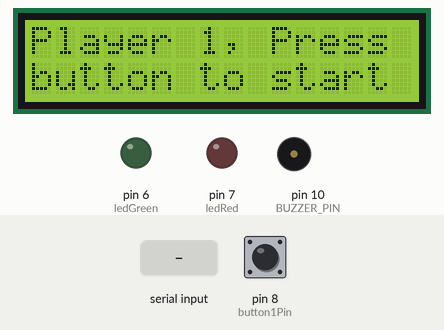
This sketch was run on a simulated Arduino Uno, built with avr-gcc and run on an emulated ATmega328P. Parts: 16×2 character LCD, output pins drawn as LEDs (lit = HIGH), buzzer (waves = sounding). The test bench sets the inputs (shaded band); at power-on: pin 8 (button1Pin) LOW. What the sketch prints to the serial monitor is not drawn.

Above: at 1.2 s.
1.3 s: pin 8 (button1Pin) pulled HIGH for 0.15 s
At 2.5 s:
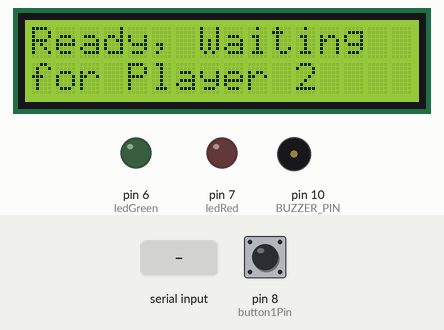
2.9 s: byte 1 (1) received over Serial
At 3.7 s:
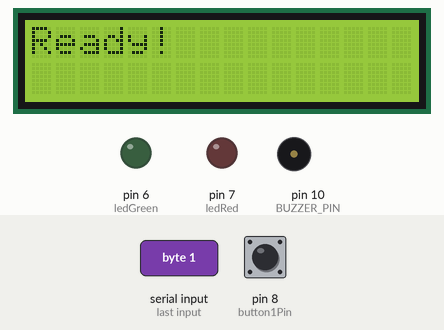
5.9 s: byte 3 (3) received over Serial
At 8.2 s:
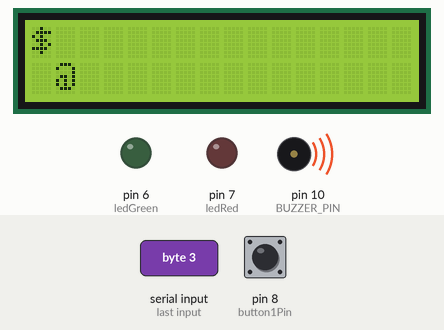
8.9 s: pin 8 (button1Pin) pulled HIGH for 1 s
At 9.5 s:
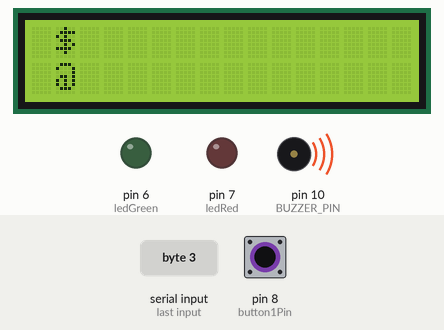
11.4 s: pin 8 (button1Pin) pulsed HIGH 5 times (0.12 s each, 0.3 s apart)
At 13.1 s:
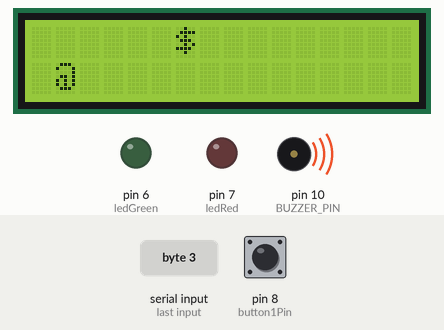
Timing chart, 0 to 14.6 s (numbered marks = the images above; inputs shaded):
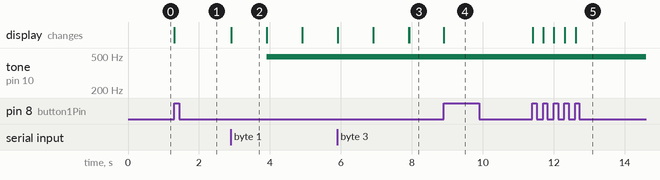

The sketch:

lab6master.ino
```cpp
/*
   1- Author1: Omkarnath Halleppanawar - 665916886
    - Author2: Raj Patel - 661964457
   2- Lab: Lab 6 - Serial Communication
   3- Description:
   a) In your own words, what is this code supposed to do? A racing game that is implemented on 2 separate arduinos.
   This is the slave code that listens for input from the other master program in order to move the players.
   This code also sends each move to the other arduino so the other arduino can display the moves in sync.
   b) Raj and I each wired one breadboard separately, and we wrote the code
   for master and slave together at the same time

   4- Serial Communication: describe how serial communication works in this lab. (include in this description the pin numbers you used)
    In this lab we connected the 2 arduinos using the serial ports TX and RX. TX for one arduino is connected to RX
    for the other arduino and vice versa. One arduino will send data using Serial.write() and the other arduino will
    read the data using Serial.read() and vice versa.

   5- References: no references used
   6- Demo: in-person demonstration Judhajit 10:11 AM 4/3/2023
*/

// master code
#include <LiquidCrystal.h>
#include <SoftwareSerial.h>
// initialize the library by associating any needed LCD interface pin
// with the arduino pin number it is connected to
const int rs = 12, en = 11, d4 = 5, d5 = 4, d6 = 3, d7 = 2;
LiquidCrystal lcd(rs, en, d4, d5, d6, d7);

int buttonNew1;
int button1Old=1;

int ledRed = 7;
int ledGreen = 6;
int BUZZER_PIN = 10;

int button1Pin = 8;
int player1Row = 0;
int player2Row = 0;
int player1Lap = 0;
int player2Lap = 0;
bool countdown = false;
// serial -> 0 for p1 clicked , 1 for p2 clicked, 2 for p1 move, 3 for p2 move

const char *s = "Hello\n"; //String data
int i=0;
int j=0;
bool player1 = false;
bool player2 = false;
bool needWinner= true;
void setup() {
  // Begin the Serial at 9600 Baud
  Serial.begin(9600);
  pinMode(BUZZER_PIN, OUTPUT);
  pinMode(ledRed, OUTPUT);
  pinMode(ledGreen, OUTPUT);
  digitalWrite(ledRed, LOW);
  digitalWrite(ledGreen, LOW);
  lcd.begin(16, 2);
  pinMode(button1Pin, INPUT);
  lcd.setCursor(0, 0);
  lcd.print("Player 1, Press");
  lcd.setCursor(0, 1);
  lcd.print("button to start");

}
void newGame() {
  player1 = false;
  player2 = false;
  player1Row = 0;
  player2Row = 0;
  player1Lap = 0;
  player2Lap = 0;
  lcd.clear();
  lcd.setCursor(0, 0);
  lcd.print("Player 1, Press");
  lcd.setCursor(0, 1);
  lcd.print("button to start");
}

void start() {
  if(countdown) {
    lcd.clear();
    lcd.setCursor(0, 0);
    lcd.print("Ready!");
    delay(1000);
    for(int i=3; i>0; i--) {
      lcd.clear();
      lcd.setCursor(0, 0);
      lcd.print(String(i));
      analogWrite(BUZZER_PIN, 250);
      delay(500);
      analogWrite(BUZZER_PIN, 0);      // any value can be used except 0 and 255, try changing
      delay(500);
    }
    lcd.clear();
    lcd.setCursor(0, 0);
    lcd.print("GO!!");
    analogWrite(BUZZER_PIN, 250);
    delay(1000);
    analogWrite(BUZZER_PIN, 0);
    lcd.clear();
    lcd.setCursor(0, 0);
    lcd.print("$");
    lcd.setCursor(0, 1);
    lcd.print("@");
    countdown = false;
    //Serial.readStringUntil('\n');
  }
}

void loop() {
  //Write the serial data
  buttonNew1=digitalRead(button1Pin);
  /*
  if(countdown) {
    lcd.clear();
    lcd.setCursor(0, 0);
    lcd.print("Ready!");
    delay(1000);
    for(int i=3; i>0; i--) {
      lcd.clear();
      lcd.setCursor(0, 0);
      lcd.print(String(i));
      analogWrite(BUZZER_PIN, 250);
      delay(500);
      analogWrite(BUZZER_PIN, 0);      // any value can be used except 0 and 255, try changing
      delay(500);
    }
    lcd.clear();
    lcd.setCursor(0, 0);
    lcd.print("GO!!");
    delay(500);
    lcd.clear();
    lcd.setCursor(0, 0);
    lcd.print("$");
    lcd.setCursor(0, 1);
    lcd.print("@");
    countdown = false;
    //Serial.readStringUntil('\n');
  }*/
  //while(Serial.available() == 0) {};
  if(Serial.available()) {
    //String p = Serial.readString();
    char p = Serial.read();
    //Serial.print(p);
    if(player2 == false && p == 1/*p.equals("p2clicked\n")*/) {
      player2 = true;
      if(player1 == true) {
        countdown = true;
        start();
      }
      i--;
    } else if(player1 == true && player2 == true && p == 3/*p.equals("p2\n")*/) {
        lcd.clear();
        player2Row++;
        if(player2Row % 15 == 0){
          player2Lap++;
          player2Row = 0;
        }
        if(player2Lap == 2) {
          lcd.clear();
          lcd.print("Player 2 Won");

          // turn on the led for 3 sec
          digitalWrite(ledRed, HIGH);
          delay(3000);
          digitalWrite(ledRed, LOW);
          newGame();
        } else {
          lcd.setCursor(player1Row, 0);
          lcd.print("$");
          lcd.setCursor(player2Row, 1);
          lcd.print("@");
          if(player2Lap == 1) {
            lcd.setCursor(15, 1);
            lcd.print("#");
          }
          if(player1Lap == 1) {
            lcd.setCursor(15, 0);
            lcd.print("#");
          }
        }
    }
    //Serial.readStringUntil('\n');
  }
  if(button1Old==0 && buttonNew1==1) {
    //Serial.readStringUntil('\n');
    if(player1 == false) {
       //Serial.readStringUntil('\n');
      Serial.write(0/*"p1clicked\n"*/); //Print data on Serial Monitor
      //delay(100);
      player1 = true;
      if(player2 == true) {
        countdown = true;
        start();
      } else {
        lcd.clear();
        lcd.setCursor(0, 0);
        lcd.print("Ready, Waiting");
        lcd.setCursor(0, 1);
        lcd.print("for Player 2");
      }
      j--;
    } else if(player1 && player2) {
      lcd.clear();
      Serial.write(2/*"p1\n"*/);
      //delay(100);
      player1Row++;
      if(player1Row % 15 == 0){
        player1Lap++;
        player1Row = 0;
      }
      if(player1Lap == 2) {
        lcd.clear();
        lcd.print("Player 1 Won");
        digitalWrite(ledGreen, HIGH);
        // turn on the led for 3 sec
        delay(3000);
        digitalWrite(ledGreen, LOW);
        newGame();
      } else {
        lcd.setCursor(player1Row, 0);
        lcd.print("$");
        lcd.setCursor(player2Row, 1);
        lcd.print("@");
        if(player2Lap == 1) {
          lcd.setCursor(15, 1);
          lcd.print("#");
        }
        if(player1Lap == 1) {
          lcd.setCursor(15, 0);
          lcd.print("#");
        }
      }
    }
  }
  button1Old=buttonNew1;
}
```

Measured:
- after the input at 1.3 s, the display: changes at once (image 1)
- after the input at 2.9 s, tone on pin 10 (BUZZER_PIN): silent → 490 Hz after 1.0 s; the display: changes at once (image 2)
- after the input at 8.9 s, the display: changes at once (image 4)
- after the input at 11.4 s, the display: first changes at once (image 5 shows a later state)
- what the display in image 2 shows lasts 1.0 s, from 2.9 s to 3.9 s
